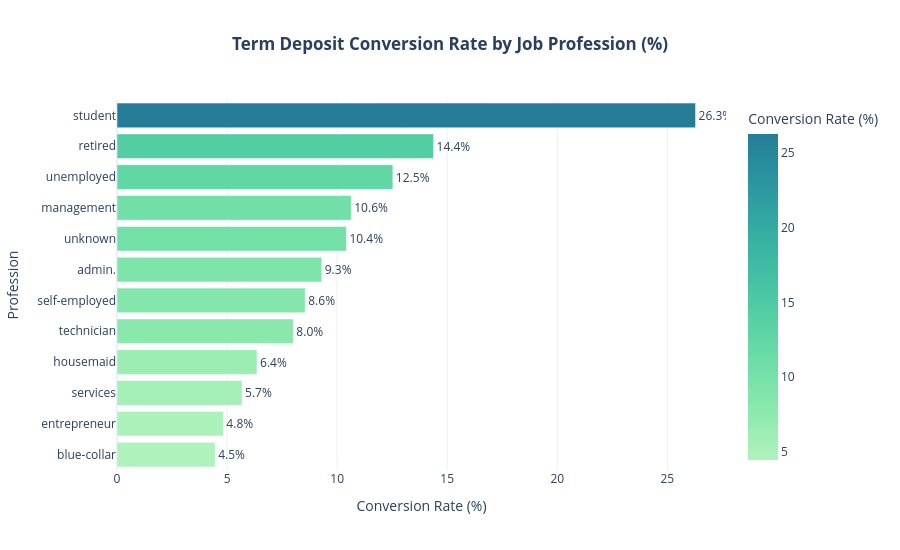

The notebook cell saved with this chart:
### Markdown cell above
### Insight 3: Job Category Conversion Rates

### Code cell
# Visual 3: Conversion Rate by Job Role
job_stats = df_final.groupby('job', observed=False)['y'].agg(
    Total='count',
    Subscribed=lambda x: (x == 'yes').sum()
).reset_index()

job_stats['Conversion_Rate_%'] = (job_stats['Subscribed'] / job_stats['Total'] * 100).round(2)
job_stats = job_stats.sort_values(by='Conversion_Rate_%', ascending=True)

fig3 = px.bar(
    job_stats,
    x='Conversion_Rate_%',
    y='job',
    orientation='h',
    text='Conversion_Rate_%',
    title='<b>Term Deposit Conversion Rate by Job Profession (%)</b>',
    labels={'Conversion_Rate_%': 'Conversion Rate (%)', 'job': 'Profession'},
    color='Conversion_Rate_%',
    color_continuous_scale='Tealgrn'
)
fig3.update_traces(texttemplate='%{text:.1f}%', textposition='outside')
fig3.update_layout(title_x=0.5, height=550)
fig3.show()

### Figure 1 — Plotly figure (JSON) as saved in the notebook; plotly's stock layout.template omitted (floating-point values rounded to 4 significant figures)
{"data": [{"hovertemplate": "Conversion Rate (%)=%{marker.color}<br>Profession=%{y}<extra></extra>", "legendgroup": "", "marker": {"color": [4.46, 4.83, 5.68, 6.36, 8.01, 8.55, 9.3, 10.42, 10.64, 12.53, 14.38, 26.28], "coloraxis": "coloraxis", "pattern": {"shape": ""}}, "name": "", "orientation": "h", "showlegend": false, "text": [4.46, 4.83, 5.68, 6.36, 8.01, 8.55, 9.3, 10.42, 10.64, 12.53, 14.38, 26.28], "textposition": "outside", "texttemplate": "%{text:.1f}%", "type": "bar", "x": [4.46, 4.83, 5.68, 6.36, 8.01, 8.55, 9.3, 10.42, 10.64, 12.53, 14.38, 26.28], "xaxis": "x", "y": ["blue-collar", "entrepreneur", "services", "housemaid", "technician", "self-employed", "admin.", "unknown", "management", "unemployed", "retired", "student"], "yaxis": "y"}], "layout": {"barmode": "relative", "coloraxis": {"autocolorscale": false, "colorbar": {"title": {"text": "Conversion Rate (%)"}}, "colorscale": [[0, "rgb(176, 242, 188)"], [0.1667, "rgb(137, 232, 172)"], [0.3333, "rgb(103, 219, 165)"], [0.5, "rgb(76, 200, 163)"], [0.6667, "rgb(56, 178, 163)"], [0.8333, "rgb(44, 152, 160)"], [1, "rgb(37, 125, 152)"]]}, "height": 550, "legend": {"tracegroupgap": 0}, "title": {"text": "<b>Term Deposit Conversion Rate by Job Profession (%)</b>", "x": 0.5}, "xaxis": {"anchor": "y", "domain": [0, 1], "title": {"text": "Conversion Rate (%)"}}, "yaxis": {"anchor": "x", "domain": [0, 1], "title": {"text": "Profession"}}}}
